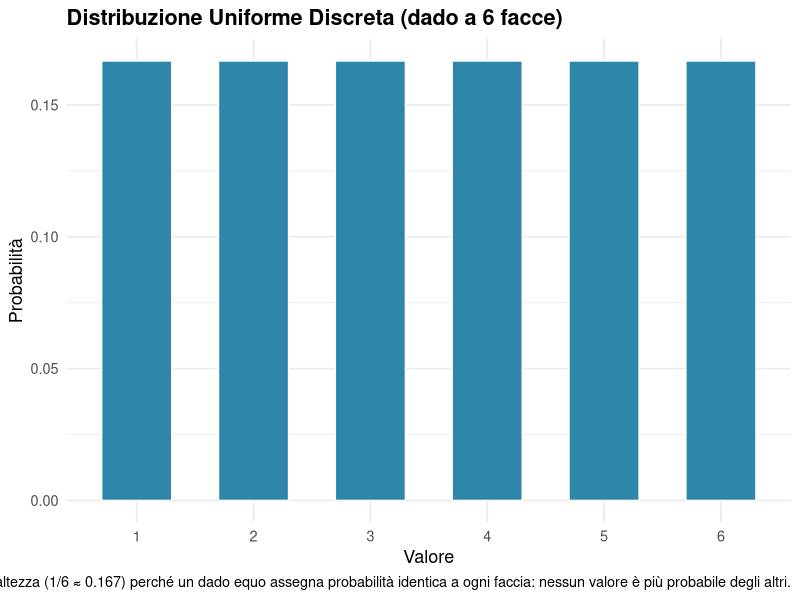
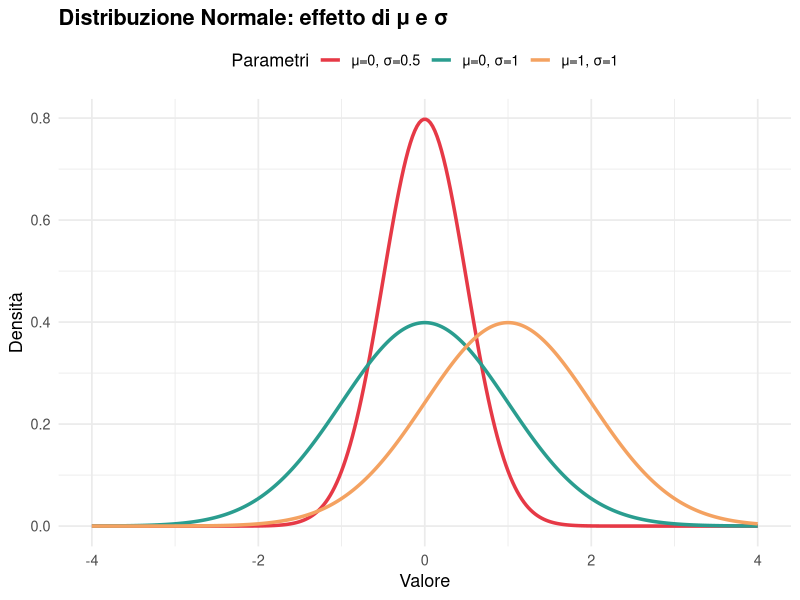
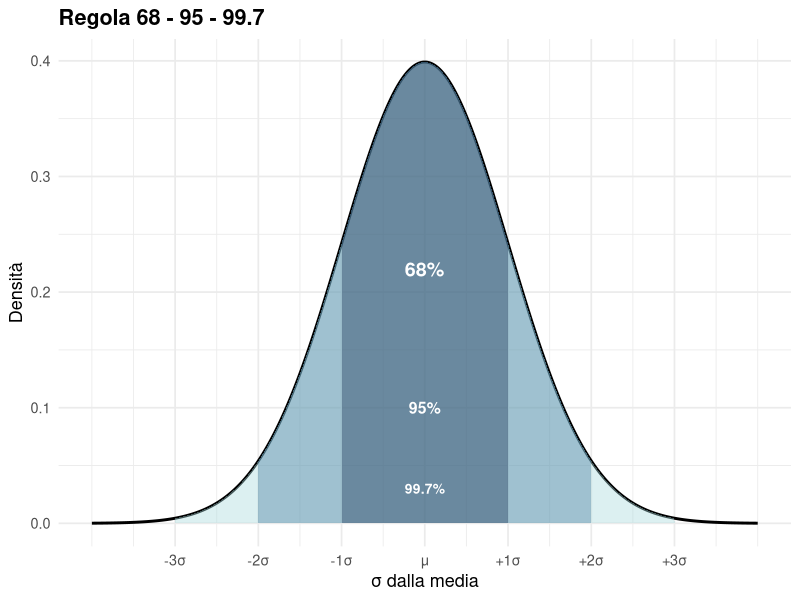
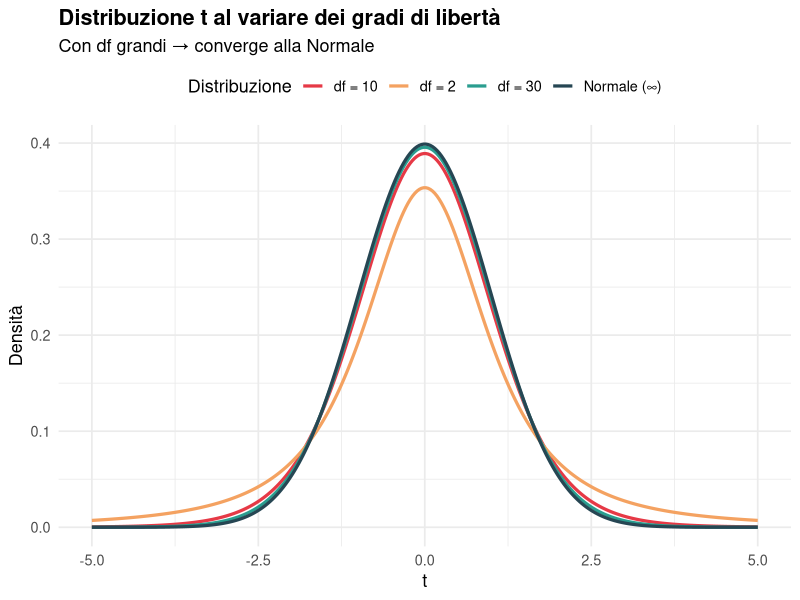
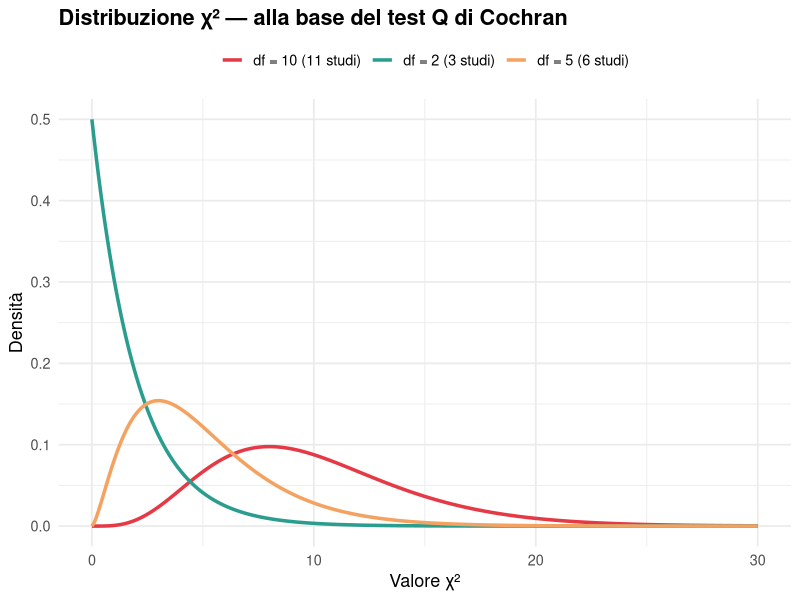

The R script that drew these images, in order:
## ---- chunk 1
#| label: setup
#| include: false
# Caricamento del pacchetto tidyverse: collezione di pacchetti per data science
# Include dplyr (manipolazione dati), tidyr (tidy data), ggplot2 (visualizzazione),
# purrr (programmazione funzionale), tibble (dataframe moderni), stringr (stringhe),
# forcats (fattori), readr (lettura dati), e altri
library(tidyverse)

# Caricamento del pacchetto ggplot2 per la creazione di grafici
# ggplot2 implementa la "grammar of graphics" per costruire visualizzazioni
# stratificate e personalizzabili
library(ggplot2)
## ---- chunk 2
# Creazione dei valori e probabilità
valori <- 1:6  # Valori da 1 a 6
probabilita <- rep(1/6, 6)  # Ripete 1/6 per 6 volte

# Dataframe con valori e probabilità
df_dado <- data.frame(x = valori, p = probabilita)

# Grafico con ggplot2
ggplot(df_dado, aes(x = factor(x), y = p)) +  # x come fattore, y come probabilità
  geom_col(fill = "#2E86AB", color = "white", width = 0.6) +  # Barre colorate
  labs(
    title = "Distribuzione Uniforme Discreta (dado a 6 facce)",
    x = "Valore", y = "Probabilità"
  ) +
  theme_minimal(base_size = 13) +  # Tema pulito
  theme(plot.title = element_text(face = "bold")) +  # Titolo in grassetto
  labs(caption = "Le 6 barre hanno tutte la stessa altezza (1/6 ≈ 0.167) perché un dado equo assegna probabilità identica a ogni faccia: nessun valore è più probabile degli altri.")
## ---- chunk 3
# Confronto di normali con diversi parametri
x <- seq(-4, 4, length.out = 300)

df_norm <- bind_rows(
  data.frame(x = x, y = dnorm(x, 0, 1),   label = "μ=0, σ=1"),
  data.frame(x = x, y = dnorm(x, 0, 0.5), label = "μ=0, σ=0.5"),
  data.frame(x = x, y = dnorm(x, 1, 1),   label = "μ=1, σ=1")
)

ggplot(df_norm, aes(x = x, y = y, color = label)) +
  geom_line(linewidth = 1.2) +
  scale_color_manual(values = c("#E63946", "#2A9D8F", "#F4A261")) +
  labs(
    title = "Distribuzione Normale: effetto di μ e σ",
    x = "Valore", y = "Densità", color = "Parametri"
  ) +
  theme_minimal(base_size = 13) +
  theme(plot.title = element_text(face = "bold"),
        legend.position = "top")
## ---- chunk 4
x <- seq(-4, 4, length.out = 1000)
y <- dnorm(x)
df <- data.frame(x = x, y = y)

ggplot(df, aes(x, y)) +
  geom_line(linewidth = 1) +
  geom_area(data = filter(df, x >= -3 & x <= 3),
            aes(y = y), fill = "#A8DADC", alpha = 0.4) +
  geom_area(data = filter(df, x >= -2 & x <= 2),
            aes(y = y), fill = "#457B9D", alpha = 0.4) +
  geom_area(data = filter(df, x >= -1 & x <= 1),
            aes(y = y), fill = "#1D3557", alpha = 0.4) +
  annotate("text", x = 0, y = 0.22, label = "68%", color = "white",
           fontface = "bold", size = 5) +
  annotate("text", x = 0, y = 0.10, label = "95%", color = "white",
           fontface = "bold", size = 4) +
  annotate("text", x = 0, y = 0.03, label = "99.7%", color = "white",
           fontface = "bold", size = 3.5) +
  labs(title = "Regola 68 - 95 - 99.7",
       x = "σ dalla media", y = "Densità") +
  scale_x_continuous(breaks = -3:3,
    labels = c("-3σ","-2σ","-1σ","μ","+1σ","+2σ","+3σ")) +
  theme_minimal(base_size = 13) +
  theme(plot.title = element_text(face = "bold"))
## ---- chunk 5
x <- seq(-5, 5, length.out = 300)

df_t <- bind_rows(
  data.frame(x = x, y = dt(x, df = 2),   gradi = "df = 2"),
  data.frame(x = x, y = dt(x, df = 10),  gradi = "df = 10"),
  data.frame(x = x, y = dt(x, df = 30),  gradi = "df = 30"),
  data.frame(x = x, y = dnorm(x),        gradi = "Normale (∞)")
)

ggplot(df_t, aes(x = x, y = y, color = gradi)) +
  geom_line(linewidth = 1.1) +
  scale_color_manual(values = c("#E63946","#F4A261","#2A9D8F","#264653")) +
  labs(
    title = "Distribuzione t al variare dei gradi di libertà",
    subtitle = "Con df grandi → converge alla Normale",
    x = "t", y = "Densità", color = "Distribuzione"
  ) +
  theme_minimal(base_size = 13) +
  theme(plot.title = element_text(face = "bold"),
        legend.position = "top")
## ---- chunk 6
# Creazione di una sequenza di valori da 0 a 30 per l'asse x
# length.out = 300 crea 300 punti equidistanti per una curva fluida
x <- seq(0, 30, length.out = 300)

# Creazione di un dataframe combinato con tre distribuzioni Chi-Quadro
# Ogni distribuzione ha diversi gradi di libertà (df):
# - df = 2: corrisponde a 3 studi (k-1, dove k = numero di studi)
# - df = 5: corrisponde a 6 studi
# - df = 10: corrisponde a 11 studi
# dchisq() calcola la densità di probabilità della distribuzione Chi-Quadro
df_chi <- bind_rows(
  data.frame(x = x, y = dchisq(x, df = 2),  df = "df = 2 (3 studi)"),
  data.frame(x = x, y = dchisq(x, df = 5),  df = "df = 5 (6 studi)"),
  data.frame(x = x, y = dchisq(x, df = 10), df = "df = 10 (11 studi)")
)

# Creazione del grafico con ggplot2
ggplot(df_chi, aes(x = x, y = y, color = df)) +
  # Linee delle distribuzioni con spessore 1.2
  geom_line(linewidth = 1.2) +
  # Assegnazione manuale dei colori a ciascuna curva
  scale_color_manual(values = c("#E63946","#2A9D8F","#F4A261")) +
  # Titolo ed etichette degli assi
  labs(
    title = "Distribuzione χ² — alla base del test Q di Cochran",
    x = "Valore χ²", y = "Densità", color = NULL
  ) +
  # Tema minimal con dimensione base del testo 13
  theme_minimal(base_size = 13) +
  # Personalizzazione aggiuntiva: titolo in grassetto e legenda in alto
  theme(plot.title = element_text(face = "bold"),
        legend.position = "top")
## ---- chunk 7
# ESERCIZIO 1
# Calcola la probabilità che una variabile N(0,1) sia > 1.96
p1 <- pnorm(1.96, lower.tail = FALSE)
cat("P(Z > 1.96) =", round(p1, 4), "\n")
# → Dovrebbe essere ≈ 0.025 (coda destra al 95%)

# ESERCIZIO 2
# Quant'è il valore critico t con df=9 al 95% (due code)?
t_crit <- qt(0.975, df = 9)
cat("t critico (df=9, 95%) =", round(t_crit, 3), "\n")
# → Confronta con z = 1.96: le code pesanti della t allargano l'IC!

# ESERCIZIO 3
# Se Q = 18.5 con 7 studi (df=6), il p-value del test di eterogeneità è:
p_Q <- pchisq(18.5, df = 6, lower.tail = FALSE)
cat("p-value test Q (df=6) =", round(p_Q, 4), "\n")
# → Se p < 0.10: eterogeneità statisticamente significativa
